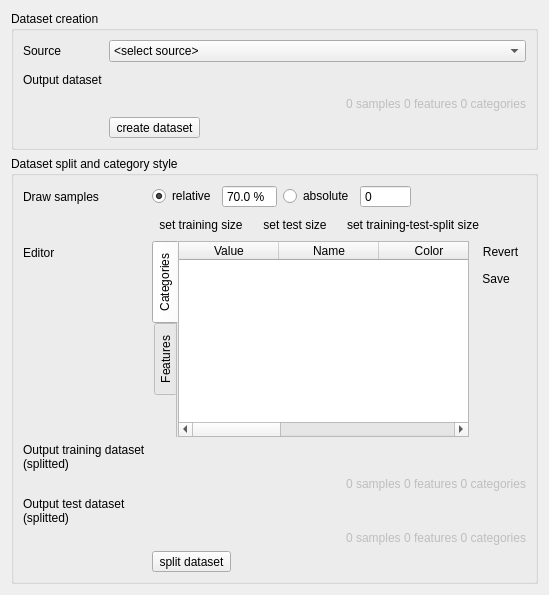
          <widget class="QWidget" name="tab_15">
           <attribute name="title">
            <string>Dataset</string>
           </attribute>
           <layout class="QVBoxLayout" name="verticalLayout_2">
            <item>
             <widget class="QGroupBox" name="groupBox_4">
              <property name="title">
               <string>Dataset creation</string>
              </property>
              <property name="flat">
               <bool>true</bool>
              </property>
              <property name="checkable">
               <bool>false</bool>
              </property>
              <layout class="QFormLayout" name="formLayout_9">
               <item row="0" column="0">
                <widget class="QLabel" name="label_12">
                 <property name="text">
                  <string>Source</string>
                 </property>
                </widget>
               </item>
               <item row="0" column="1">
                <widget class="QComboBox" name="mAlgoDataset">
                 <item>
                  <property name="text">
                   <string>&lt;select source&gt;</string>
                  </property>
                 </item>
                 <item>
                  <property name="text">
                   <string>categorized raster layer and feature raster</string>
                  </property>
                 </item>
                 <item>
                  <property name="text">
                   <string>categorized vector layer and feature raster</string>
                  </property>
                 </item>
                 <item>
                  <property name="text">
                   <string>categorized vector layer with feature fields</string>
                  </property>
                 </item>
                 <item>
                  <property name="text">
                   <string>categorized spectral library</string>
                  </property>
                 </item>
                 <item>
                  <property name="text">
                   <string>table with categories and feature fields</string>
                  </property>
                 </item>
                 <item>
                  <property name="text">
                   <string>text files</string>
                  </property>
                 </item>
                 <item>
                  <property name="text">
                   <string>Python code</string>
                  </property>
                 </item>
                </widget>
               </item>
               <item row="1" column="0">
                <widget class="QLabel" name="label_52">
                 <property name="enabled">
                  <bool>true</bool>
                 </property>
                 <property name="text">
                  <string>Output dataset</string>
                 </property>
                </widget>
               </item>
               <item row="1" column="1">
                <layout class="QHBoxLayout" name="horizontalLayout_27">
                 <item>
                  <widget class="QgsFileWidget" name="mFileDataset">
                   <property name="sizePolicy">
                    <sizepolicy hsizetype="Preferred" vsizetype="Preferred">
                     <horstretch>2</horstretch>
                     <verstretch>0</verstretch>
                    </sizepolicy>
                   </property>
                   <property name="dialogTitle">
                    <string/>
                   </property>
                   <property name="filter">
                    <string>*.pkl</string>
                   </property>
                   <property name="defaultRoot">
                    <string/>
                   </property>
                   <property name="storageMode">
                    <enum>QgsFileWidget::SaveFile</enum>
                   </property>
                   <property name="relativeStorage">
                    <enum>QgsFileWidget::RelativeDefaultPath</enum>
                   </property>
                  </widget>
                 </item>
                 <item>
                  <widget class="QToolButton" name="mViewDataset">
                   <property name="toolTip">
                    <string/>
                   </property>
                   <property name="text">
                    <string/>
                   </property>
                   <property name="icon">
                    <iconset>
                     <normaloff>:/qt-project.org/styles/commonstyle/images/filecontents-128.png</normaloff>:/qt-project.org/styles/commonstyle/images/filecontents-128.png</iconset>
                   </property>
                   <property name="iconSize">
                    <size>
                     <width>16</width>
                     <height>16</height>
                    </size>
                   </property>
                   <property name="toolButtonStyle">
                    <enum>Qt::ToolButtonIconOnly</enum>
                   </property>
                   <property name="autoRaise">
                    <bool>true</bool>
                   </property>
                  </widget>
                 </item>
                </layout>
               </item>
               <item row="2" column="1">
                <widget class="QLabel" name="mInfoDataset">
                 <property name="enabled">
                  <bool>false</bool>
                 </property>
                 <property name="layoutDirection">
                  <enum>Qt::LeftToRight</enum>
                 </property>
                 <property name="text">
                  <string>0 samples 0 features 0 categories</string>
                 </property>
                 <property name="alignment">
                  <set>Qt::AlignRight|Qt::AlignTrailing|Qt::AlignVCenter</set>
                 </property>
                </widget>
               </item>
               <item row="3" column="1">
                <widget class="QToolButton" name="mRunImportDataset">
                 <property name="text">
                  <string>create dataset</string>
                 </property>
                 <property name="icon">
                  <iconset>
                   <normaloff>:/images/themes/default/processingAlgorithm.svg</normaloff>:/images/themes/default/processingAlgorithm.svg</iconset>
                 </property>
                 <property name="iconSize">
                  <size>
                   <width>24</width>
                   <height>16</height>
                  </size>
                 </property>
                 <property name="toolButtonStyle">
                  <enum>Qt::ToolButtonTextBesideIcon</enum>
                 </property>
                 <property name="autoRaise">
                  <bool>false</bool>
                 </property>
                </widget>
               </item>
              </layout>
             </widget>
            </item>
            <item>
             <widget class="QGroupBox" name="groupBox_5">
              <property name="title">
               <string>Dataset split and category style</string>
              </property>
              <property name="flat">
               <bool>true</bool>
              </property>
              <property name="checkable">
               <bool>false</bool>
              </property>
              <layout class="QFormLayout" name="formLayout_11">
               <item row="0" column="0">
                <widget class="QLabel" name="mSampleSize_3">
                 <property name="text">
                  <string>Draw samples</string>
                 </property>
                </widget>
               </item>
               <item row="0" column="1">
                <layout class="QHBoxLayout" name="horizontalLayout_28">
                 <item>
                  <widget class="QRadioButton" name="mRelativeSizeCheck">
                   <property name="text">
                    <string>relative</string>
                   </property>
                   <property name="checked">
                    <bool>true</bool>
                   </property>
                  </widget>
                 </item>
                 <item>
                  <widget class="QgsDoubleSpinBox" name="mRelativeSizeValue">
                   <property name="buttonSymbols">
                    <enum>QAbstractSpinBox::NoButtons</enum>
                   </property>
                   <property name="prefix">
                    <string/>
                   </property>
                   <property name="suffix">
                    <string> %</string>
                   </property>
                   <property name="decimals">
                    <number>1</number>
                   </property>
                   <property name="value">
                    <double>70.000000000000000</double>
                   </property>
                   <property name="showClearButton">
                    <bool>false</bool>
                   </property>
                  </widget>
                 </item>
                 <item>
                  <widget class="QRadioButton" name="mAbsoluteSizeCheck">
                   <property name="text">
                    <string>absolute</string>
                   </property>
                  </widget>
                 </item>
                 <item>
                  <widget class="QgsSpinBox" name="mAbsoluteSizeValue">
                   <property name="buttonSymbols">
                    <enum>QAbstractSpinBox::NoButtons</enum>
                   </property>
                   <property name="suffix">
                    <string/>
                   </property>
                   <property name="prefix">
                    <string/>
                   </property>
                   <property name="maximum">
                    <number>999999999</number>
                   </property>
                   <property name="showClearButton">
                    <bool>false</bool>
                   </property>
                  </widget>
                 </item>
                 <item>
                  <spacer name="horizontalSpacer_11">
                   <property name="orientation">
                    <enum>Qt::Horizontal</enum>
                   </property>
                   <property name="sizeHint" stdset="0">
                    <size>
                     <width>40</width>
                     <height>20</height>
                    </size>
                   </property>
                  </spacer>
                 </item>
                </layout>
               </item>
               <item row="1" column="1">
                <layout class="QHBoxLayout" name="horizontalLayout_29">
                 <item>
                  <widget class="QToolButton" name="mSetTrainSize">
                   <property name="sizePolicy">
                    <sizepolicy hsizetype="Fixed" vsizetype="Fixed">
                     <horstretch>0</horstretch>
                     <verstretch>0</verstretch>
                    </sizepolicy>
                   </property>
                   <property name="text">
                    <string>set training size</string>
                   </property>
                   <property name="icon">
                    <iconset>
                     <normaloff>:/images/themes/default/mActionEditTable.svg</normaloff>:/images/themes/default/mActionEditTable.svg</iconset>
                   </property>
                   <property name="iconSize">
                    <size>
                     <width>16</width>
                     <height>16</height>
                    </size>
                   </property>
                   <property name="toolButtonStyle">
                    <enum>Qt::ToolButtonTextBesideIcon</enum>
                   </property>
                   <property name="autoRaise">
                    <bool>true</bool>
                   </property>
                  </widget>
                 </item>
                 <item>
                  <widget class="QToolButton" name="mSetTestSize">
                   <property name="sizePolicy">
                    <sizepolicy hsizetype="Fixed" vsizetype="Fixed">
                     <horstretch>0</horstretch>
                     <verstretch>0</verstretch>
                    </sizepolicy>
                   </property>
                   <property name="text">
                    <string>set test size</string>
                   </property>
                   <property name="icon">
                    <iconset>
                     <normaloff>:/images/themes/default/mActionEditTable.svg</normaloff>:/images/themes/default/mActionEditTable.svg</iconset>
                   </property>
                   <property name="iconSize">
                    <size>
                     <width>16</width>
                     <height>16</height>
                    </size>
                   </property>
                   <property name="toolButtonStyle">
                    <enum>Qt::ToolButtonTextBesideIcon</enum>
                   </property>
                   <property name="autoRaise">
                    <bool>true</bool>
                   </property>
                  </widget>
                 </item>
                 <item>
                  <widget class="QToolButton" name="mSetSplitSize">
                   <property name="sizePolicy">
                    <sizepolicy hsizetype="Fixed" vsizetype="Fixed">
                     <horstretch>0</horstretch>
                     <verstretch>0</verstretch>
                    </sizepolicy>
                   </property>
                   <property name="text">
                    <string>set training-test-split size</string>
                   </property>
                   <property name="icon">
                    <iconset>
                     <normaloff>:/images/themes/default/mActionEditTable.svg</normaloff>:/images/themes/default/mActionEditTable.svg</iconset>
                   </property>
                   <property name="iconSize">
                    <size>
                     <width>16</width>
                     <height>16</height>
                    </size>
                   </property>
                   <property name="toolButtonStyle">
                    <enum>Qt::ToolButtonTextBesideIcon</enum>
                   </property>
                   <property name="autoRaise">
                    <bool>true</bool>
                   </property>
                  </widget>
                 </item>
                 <item>
                  <spacer name="horizontalSpacer_16">
                   <property name="orientation">
                    <enum>Qt::Horizontal</enum>
                   </property>
                   <property name="sizeHint" stdset="0">
                    <size>
                     <width>40</width>
                     <height>20</height>
                    </size>
                   </property>
                  </spacer>
                 </item>
                </layout>
               </item>
               <item row="2" column="0">
                <widget class="QLabel" name="mSampleSize_4">
                 <property name="text">
                  <string>Editor</string>
                 </property>
                </widget>
               </item>
               <item row="2" column="1">
                <widget class="QWidget" name="widget_4" native="true">
                 <property name="sizePolicy">
                  <sizepolicy hsizetype="Preferred" vsizetype="Preferred">
                   <horstretch>0</horstretch>
                   <verstretch>1</verstretch>
                  </sizepolicy>
                 </property>
                 <layout class="QHBoxLayout" name="horizontalLayout_30">
                  <property name="leftMargin">
                   <number>0</number>
                  </property>
                  <property name="topMargin">
                   <number>0</number>
                  </property>
                  <property name="rightMargin">
                   <number>0</number>
                  </property>
                  <property name="bottomMargin">
                   <number>0</number>
                  </property>
                  <item>
                   <widget class="QTabWidget" name="tab_18">
                    <property name="tabPosition">
                     <enum>QTabWidget::West</enum>
                    </property>
                    <property name="tabShape">
                     <enum>QTabWidget::Rounded</enum>
                    </property>
                    <property name="currentIndex">
                     <number>0</number>
                    </property>
                    <property name="documentMode">
                     <bool>true</bool>
                    </property>
                    <widget class="QWidget" name="tab_25">
                     <attribute name="title">
                      <string>Categories</string>
                     </attribute>
                     <layout class="QVBoxLayout" name="verticalLayout_15">
                      <property name="spacing">
                       <number>6</number>
                      </property>
                      <property name="leftMargin">
                       <number>0</number>
                      </property>
                      <property name="topMargin">
                       <number>0</number>
                      </property>
                      <property name="rightMargin">
                       <number>0</number>
                      </property>
                      <property name="bottomMargin">
                       <number>0</number>
                      </property>
                      <item>
                       <widget class="QTableWidget" name="mCategoryTable">
                        <property name="sizePolicy">
                         <sizepolicy hsizetype="Expanding" vsizetype="Expanding">
                          <horstretch>1</horstretch>
                          <verstretch>1</verstretch>
                         </sizepolicy>
                        </property>
                        <column>
                         <property name="text">
                          <string>Value</string>
                         </property>
                        </column>
                        <column>
                         <property name="text">
                          <string>Name</string>
                         </property>
                        </column>
                        <column>
                         <property name="text">
                          <string>Color</string>
                         </property>
                        </column>
                        <column>
                         <property name="text">
                          <string>Size</string>
                         </property>
                        </column>
                        <column>
                         <property name="text">
                          <string>Training size</string>
                         </property>
                        </column>
                        <column>
                         <property name="text">
                          <string>Test size</string>
                         </property>
                        </column>
                       </widget>
                      </item>
                     </layout>
                    </widget>
                    <widget class="QWidget" name="tab_26">
                     <attribute name="title">
                      <string>Features</string>
                     </attribute>
                     <layout class="QVBoxLayout" name="verticalLayout_16">
                      <property name="leftMargin">
                       <number>0</number>
                      </property>
                      <property name="topMargin">
                       <number>0</number>
                      </property>
                      <property name="rightMargin">
                       <number>0</number>
                      </property>
                      <property name="bottomMargin">
                       <number>0</number>
                      </property>
                      <item>
                       <widget class="QTableWidget" name="mFeaturesTable">
                        <property name="sizePolicy">
                         <sizepolicy hsizetype="Expanding" vsizetype="Expanding">
                          <horstretch>1</horstretch>
                          <verstretch>1</verstretch>
                         </sizepolicy>
                        </property>
                        <column>
                         <property name="text">
                          <string>Name</string>
                         </property>
                        </column>
                       </widget>
                      </item>
                     </layout>
                    </widget>
                   </widget>
                  </item>
                  <item>
                   <layout class="QVBoxLayout" name="verticalLayout_17">
                    <item>
                     <widget class="QToolButton" name="mTableRevert">
                      <property name="sizePolicy">
                       <sizepolicy hsizetype="Fixed" vsizetype="Fixed">
                        <horstretch>0</horstretch>
                        <verstretch>0</verstretch>
                       </sizepolicy>
                      </property>
                      <property name="toolTip">
                       <string>Revert all changes and reload defaults.</string>
                      </property>
                      <property name="text">
                       <string>Revert</string>
                      </property>
                      <property name="icon">
                       <iconset>
                        <normaloff>:/images/themes/default/mActionRollbackAllEdits.svg</normaloff>:/images/themes/default/mActionRollbackAllEdits.svg</iconset>
                      </property>
                      <property name="iconSize">
                       <size>
                        <width>16</width>
                        <height>16</height>
                       </size>
                      </property>
                      <property name="toolButtonStyle">
                       <enum>Qt::ToolButtonIconOnly</enum>
                      </property>
                      <property name="autoRaise">
                       <bool>true</bool>
                      </property>
                     </widget>
                    </item>
                    <item>
                     <widget class="QToolButton" name="mTableSave">
                      <property name="sizePolicy">
                       <sizepolicy hsizetype="Fixed" vsizetype="Fixed">
                        <horstretch>0</horstretch>
                        <verstretch>0</verstretch>
                       </sizepolicy>
                      </property>
                      <property name="toolTip">
                       <string>Apply and save changes.</string>
                      </property>
                      <property name="layoutDirection">
                       <enum>Qt::LeftToRight</enum>
                      </property>
                      <property name="text">
                       <string>Save</string>
                      </property>
                      <property name="icon">
                       <iconset>
                        <normaloff>:/images/themes/default/mActionSaveAllEdits.svg</normaloff>:/images/themes/default/mActionSaveAllEdits.svg</iconset>
                      </property>
                      <property name="iconSize">
                       <size>
                        <width>16</width>
                        <height>16</height>
                       </size>
                      </property>
                      <property name="toolButtonStyle">
                       <enum>Qt::ToolButtonIconOnly</enum>
                      </property>
                      <property name="autoRaise">
                       <bool>true</bool>
                      </property>
                     </widget>
                    </item>
                    <item>
                     <spacer name="verticalSpacer_4">
                      <property name="orientation">
                       <enum>Qt::Vertical</enum>
                      </property>
                      <property name="sizeHint" stdset="0">
                       <size>
                        <width>20</width>
                        <height>40</height>
                       </size>
                      </property>
                     </spacer>
                    </item>
                   </layout>
                  </item>
                 </layout>
                </widget>
               </item>
               <item row="3" column="0">
                <widget class="QLabel" name="label_53">
                 <property name="text">
                  <string>Output training dataset
(splitted)</string>
                 </property>
                </widget>
               </item>
               <item row="3" column="1">
                <layout class="QHBoxLayout" name="horizontalLayout_31">
                 <item>
                  <widget class="QgsFileWidget" name="mFileTrainingDataset">
                   <property name="sizePolicy">
                    <sizepolicy hsizetype="Preferred" vsizetype="Preferred">
                     <horstretch>2</horstretch>
                     <verstretch>0</verstretch>
                    </sizepolicy>
                   </property>
                   <property name="filter">
                    <string>*.pkl</string>
                   </property>
                   <property name="storageMode">
                    <enum>QgsFileWidget::SaveFile</enum>
                   </property>
                   <property name="relativeStorage">
                    <enum>QgsFileWidget::RelativeDefaultPath</enum>
                   </property>
                  </widget>
                 </item>
                 <item>
                  <widget class="QToolButton" name="mViewTrainingDataset">
                   <property name="toolTip">
                    <string/>
                   </property>
                   <property name="text">
                    <string/>
                   </property>
                   <property name="icon">
                    <iconset>
                     <normaloff>:/qt-project.org/styles/commonstyle/images/filecontents-128.png</normaloff>:/qt-project.org/styles/commonstyle/images/filecontents-128.png</iconset>
                   </property>
                   <property name="iconSize">
                    <size>
                     <width>16</width>
                     <height>16</height>
                    </size>
                   </property>
                   <property name="toolButtonStyle">
                    <enum>Qt::ToolButtonIconOnly</enum>
                   </property>
                   <property name="autoRaise">
                    <bool>true</bool>
                   </property>
                  </widget>
                 </item>
                </layout>
               </item>
               <item row="4" column="1">
                <widget class="QLabel" name="mInfoTrainingDataset">
                 <property name="enabled">
                  <bool>false</bool>
                 </property>
                 <property name="layoutDirection">
                  <enum>Qt::LeftToRight</enum>
                 </property>
                 <property name="text">
                  <string>0 samples 0 features 0 categories</string>
                 </property>
                 <property name="alignment">
                  <set>Qt::AlignRight|Qt::AlignTrailing|Qt::AlignVCenter</set>
                 </property>
                </widget>
               </item>
               <item row="5" column="0">
                <widget class="QLabel" name="label_54">
                 <property name="text">
                  <string>Output test dataset
(splitted)</string>
                 </property>
                </widget>
               </item>
               <item row="5" column="1">
                <layout class="QHBoxLayout" name="horizontalLayout_32">
                 <item>
                  <widget class="QgsFileWidget" name="mFileTestDataset">
                   <property name="sizePolicy">
                    <sizepolicy hsizetype="Preferred" vsizetype="Preferred">
                     <horstretch>2</horstretch>
                     <verstretch>0</verstretch>
                    </sizepolicy>
                   </property>
                   <property name="filter">
                    <string>*.pkl</string>
                   </property>
                   <property name="storageMode">
                    <enum>QgsFileWidget::SaveFile</enum>
                   </property>
                   <property name="relativeStorage">
                    <enum>QgsFileWidget::RelativeDefaultPath</enum>
                   </property>
                  </widget>
                 </item>
                 <item>
                  <widget class="QToolButton" name="mViewTestDataset">
                   <property name="toolTip">
                    <string/>
                   </property>
                   <property name="text">
                    <string/>
                   </property>
                   <property name="icon">
                    <iconset>
                     <normaloff>:/qt-project.org/styles/commonstyle/images/filecontents-128.png</normaloff>:/qt-project.org/styles/commonstyle/images/filecontents-128.png</iconset>
                   </property>
                   <property name="iconSize">
                    <size>
                     <width>16</width>
                     <height>16</height>
                    </size>
                   </property>
                   <property name="toolButtonStyle">
                    <enum>Qt::ToolButtonIconOnly</enum>
                   </property>
                   <property name="autoRaise">
                    <bool>true</bool>
                   </property>
                  </widget>
                 </item>
                </layout>
               </item>
               <item row="6" column="1">
                <widget class="QLabel" name="mInfoTestDataset">
                 <property name="enabled">
                  <bool>false</bool>
                 </property>
                 <property name="layoutDirection">
                  <enum>Qt::LeftToRight</enum>
                 </property>
                 <property name="text">
                  <string>0 samples 0 features 0 categories</string>
                 </property>
                 <property name="alignment">
                  <set>Qt::AlignRight|Qt::AlignTrailing|Qt::AlignVCenter</set>
                 </property>
                </widget>
               </item>
               <item row="7" column="1">
                <widget class="QToolButton" name="mRunSplitDataset">
                 <property name="toolTip">
                  <string>Split into train-test samples.</string>
                 </property>
                 <property name="text">
                  <string>split dataset</string>
                 </property>
                 <property name="icon">
                  <iconset>
                   <normaloff>:/images/themes/default/processingAlgorithm.svg</normaloff>:/images/themes/default/processingAlgorithm.svg</iconset>
                 </property>
                 <property name="iconSize">
                  <size>
                   <width>16</width>
                   <height>16</height>
                  </size>
                 </property>
                 <property name="toolButtonStyle">
                  <enum>Qt::ToolButtonTextBesideIcon</enum>
                 </property>
                 <property name="autoRaise">
                  <bool>false</bool>
                 </property>
                </widget>
               </item>
              </layout>
             </widget>
            </item>
           </layout>
          </widget>
